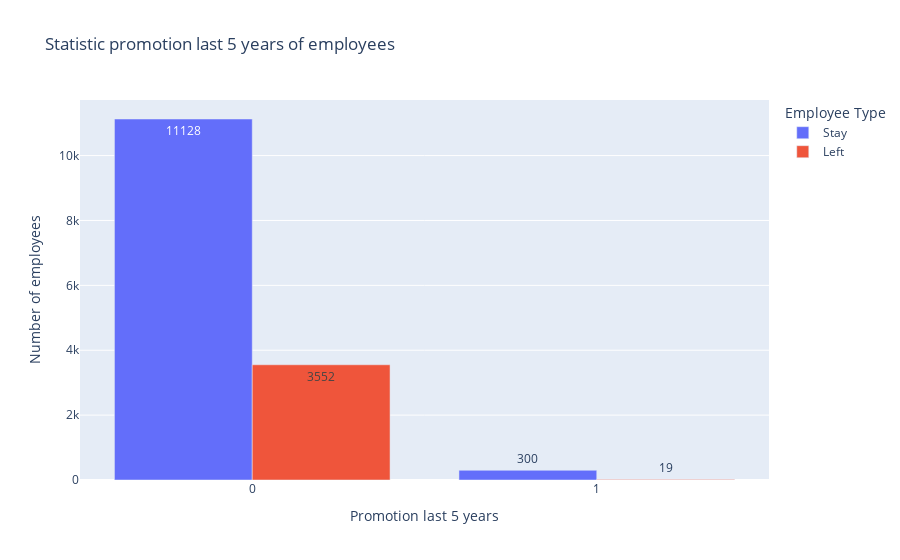

Notebook code cell kept with this figure:
### Code cell
# draw bar chart
fig = go.Figure(data=[
    go.Bar(name='Stay', x=df_pl5.index, y=df_pl5[0], text=df_pl5[0], textposition='auto'),
    go.Bar(name='Left', x=df_pl5.index, y=df_pl5[1], text=df_pl5[1], textposition='auto'),
])
fig.update_layout(barmode='group',
                title="Statistic promotion last 5 years of employees",
                xaxis_title="Promotion last 5 years",
                yaxis_title="Number of employees",
                legend_title="Employee Type")
fig.show()

### Figure 1 — Plotly figure (JSON) as saved in the notebook; plotly's stock layout.template omitted (floating-point values rounded to 4 significant figures)
{"data": [{"name": "Stay", "text": [11128, 300], "textposition": "auto", "type": "bar", "x": [0, 1], "y": [11128, 300]}, {"name": "Left", "text": [3552, 19], "textposition": "auto", "type": "bar", "x": [0, 1], "y": [3552, 19]}], "layout": {"barmode": "group", "legend": {"title": {"text": "Employee Type"}}, "title": {"text": "Statistic promotion last 5 years of employees"}, "xaxis": {"title": {"text": "Promotion last 5 years"}}, "yaxis": {"title": {"text": "Number of employees"}}}}
